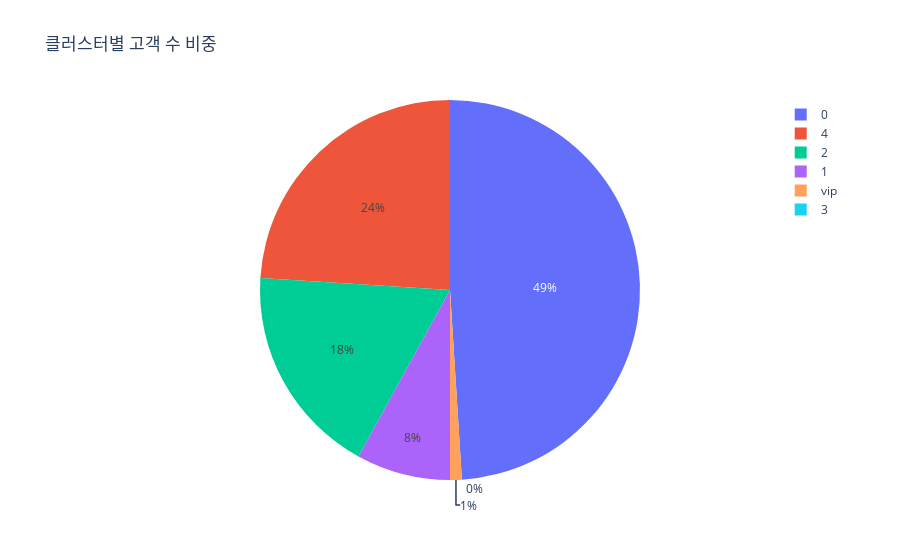
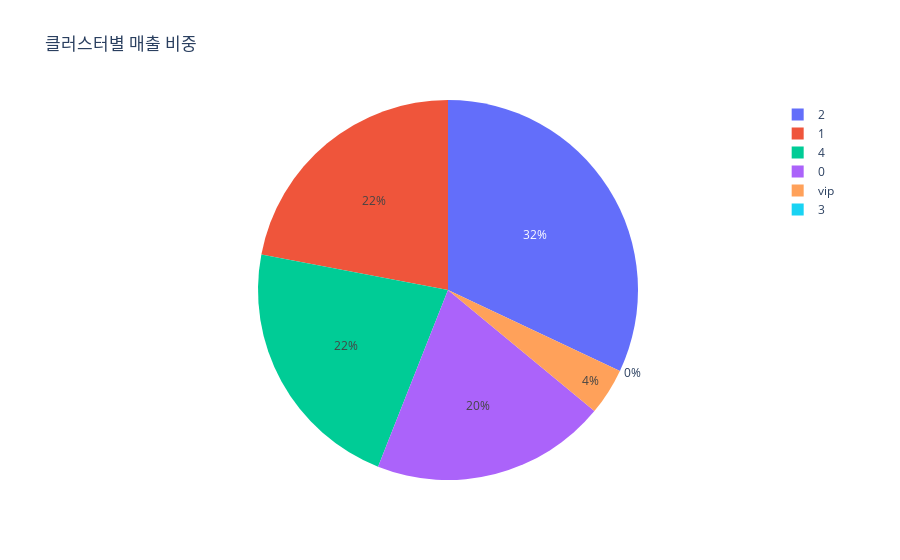
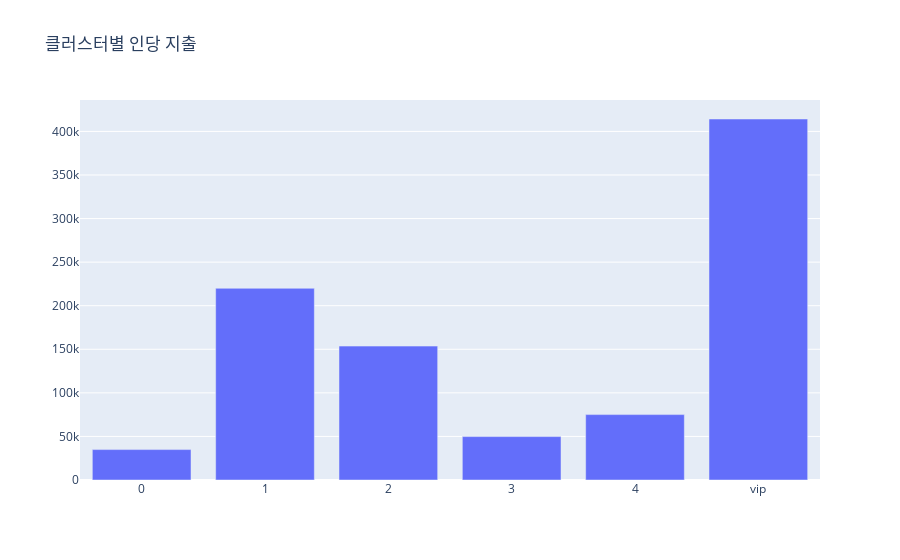

Notebook cell for these charts, in order:
### Code cell
fig2 = go.Figure(data=[go.Pie(labels=cluster_statistics['cluster_plus'], values=cluster_statistics['number_percentage'])])
fig2.update_layout(title='클러스터별 고객 수 비중')
fig2.show()



fig1 = go.Figure(data=[go.Pie(labels=cluster_statistics['cluster_plus'], values=cluster_statistics['expenditure_percentage'])])
fig1.update_layout(title='클러스터별 매출 비중')
fig1.show()


fig3 = go.Figure(data=[go.Bar(x=cluster_statistics['cluster_plus'], y=cluster_statistics['payment_per_person'])])
fig3.update_layout(title= '클러스터별 인당 지출')
fig3.show()

### Figure 1 — Plotly figure (JSON) as saved in the notebook; plotly's stock layout.template omitted (floating-point values rounded to 4 significant figures)
{"data": [{"labels": ["0", "1", "2", "3", "4", "vip"], "type": "pie", "values": [0.49, 0.08, 0.18, 0, 0.24, 0.01]}], "layout": {"title": {"text": "클러스터별 고객 수 비중"}}}

### Figure 2 — Plotly figure (JSON) as saved in the notebook; plotly's stock layout.template omitted (floating-point values rounded to 4 significant figures)
{"data": [{"labels": ["0", "1", "2", "3", "4", "vip"], "type": "pie", "values": [0.2, 0.22, 0.32, 0, 0.22, 0.04]}], "layout": {"title": {"text": "클러스터별 매출 비중"}}}

### Figure 3 — Plotly figure (JSON) as saved in the notebook; plotly's stock layout.template omitted (floating-point values rounded to 4 significant figures)
{"data": [{"type": "bar", "x": ["0", "1", "2", "3", "4", "vip"], "y": [34900.0, 220000.0, 153600.0, 49800.0, 75040.0, 414300.0]}], "layout": {"title": {"text": "클러스터별 인당 지출"}}}
